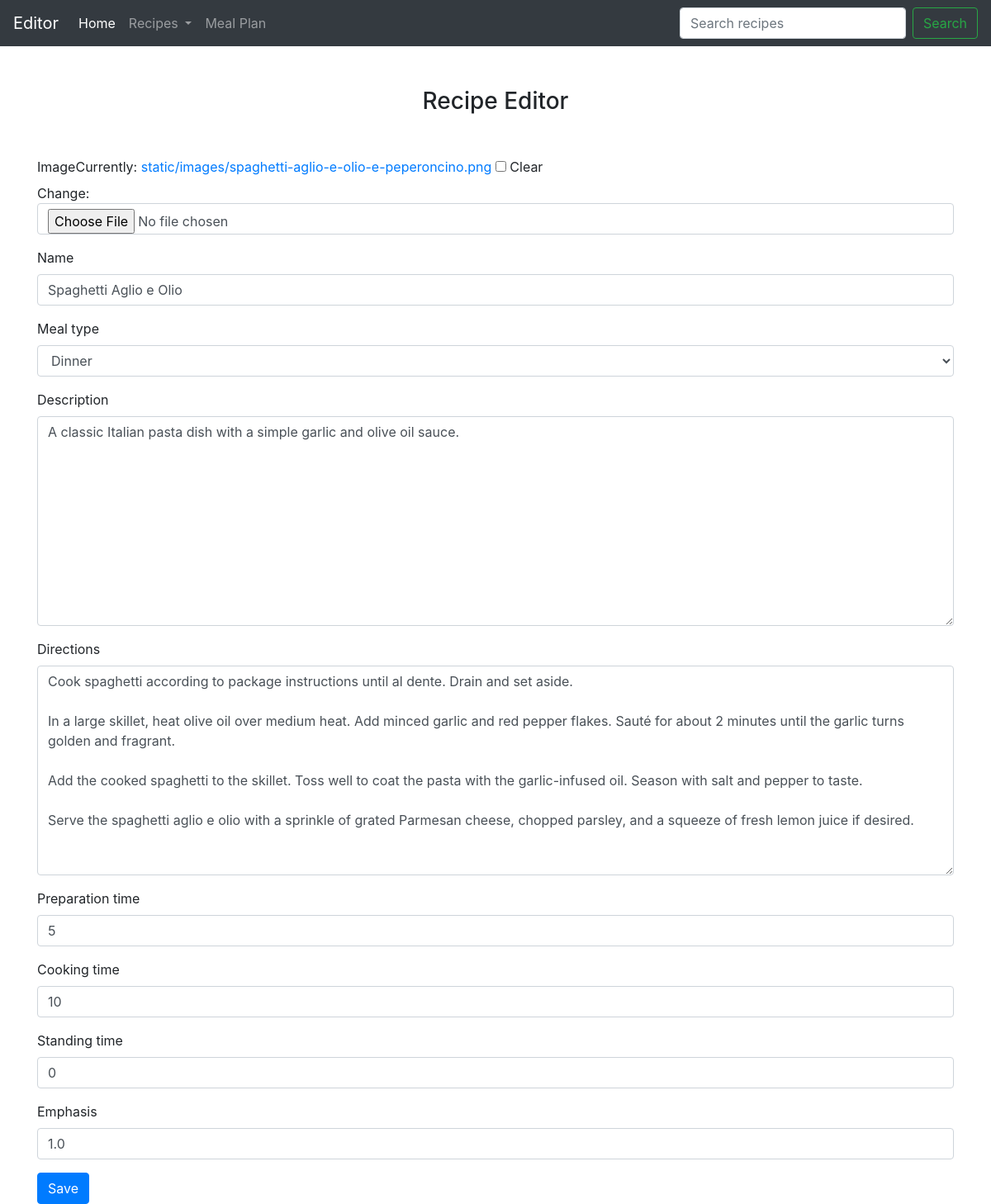
The app's page /recipe/edit/1 with its own data.
### recipe/models.py (models this page shows)
class Recipe(models.Model):
    image = models.ImageField(upload_to='static/images', blank=True, default='static/images/pineapple_rubix.png')
    name = models.CharField(max_length=45)
    mealType = models.CharField(choices=MEAL_TYPES, default='Other', max_length=10)
    description = models.TextField(blank=True, max_length=200)
    directions = models.TextField(blank=True)
    prepTime = models.IntegerField(blank=True, default=0)
    cookTime = models.IntegerField(blank=True, default=0)
    standTime = models.IntegerField(blank=True, default=0)
    emphasis = models.FloatField(blank=True, default=1.0)

### recipe/views.py (the view)
# urls.py: path('recipe/edit/<int:pk>', maintain_recipe, name='edit_recipe'),
def maintain_recipe(request, pk=None):
    if pk:
        recipe = Recipe.objects.get(pk=pk)
    else:
        recipe = Recipe()
    if request.method == 'POST':
        form = RecipeForm(request.POST, instance=recipe)
        if form.is_valid():
            form.save()
            messages.success(request, 'Recipe saved.')
            return HttpResponseRedirect(reverse_lazy('recipe_list'))
        else:
            messages.error(request, 'Wrong data input')
    else:
        form = RecipeForm(instance=recipe)
    return render(request, 'recipe/maintain_recipe.html', {'page_title': 'Editor',
                                                           'form': form, 'recipe': recipe})

### recipe/forms.py
class RecipeForm(ModelForm):
    class Meta:
        model = Recipe
        exclude = ()
        labels = {'mealType': 'Meal type', 'prepTime': 'Preparation time', 'cookTime': 'Cooking time',
                  'standTime': 'Standing time'}

### templates/recipe/maintain_recipe.html (shortened to what this page needs)
{% extends 'recipe/base.html' %}
{% load static %}
{% load bootstrap4 %}
{% block content %}
    <div class="page-header">
        <h3>Recipe Editor</h3>
    </div>
    <form action="" enctype="multipart/form-data" method="POST" class="form">
        {% bootstrap_form form %}
        <button type="submit" class="btn btn-primary">Save</button>
    </form>
{% endblock %}

### static/css/main.css (style rules this page uses)
div.page-header { text-align: center; margin: 50px; }

### records on screen
Recipe: name "Spaghetti Aglio e Olio", mealType "Dinner", description "A classic Italian pasta dish with a simple garlic and olive oil sauce.", directions "Cook spaghetti according to package instructions until al dente. Drain and set aside. In a large skillet, heat olive oil over medium heat. Add minced garlic and red pepper flakes. Sauté for about 2 minutes until the garlic turns golden and fragrant. Add the cooked spaghetti to the skillet. Toss well to coat the pasta with the garlic-infused oil. Season with salt and pepper to taste. Serve the spaghetti aglio e olio with a sprinkle of grated Parmesan cheese, chopped parsley, and a squeeze of fresh lemon juice if desired.", prepTime "5", cookTime "10", standTime "0", emphasis "1.0"

### other values on screen
{{ page_title }} "Editor"
